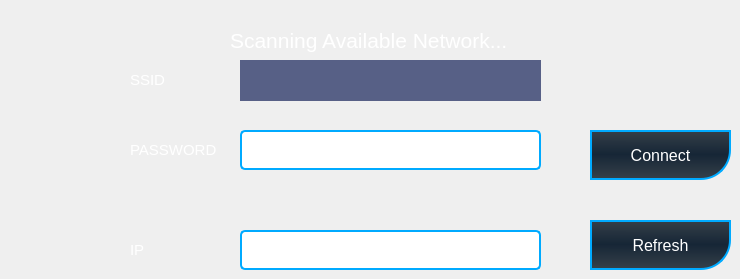
    <widget class="QWidget" name="page_12">
     <widget class="QComboBox" name="comboBox">
      <property name="geometry">
       <rect>
        <x>240</x>
        <y>60</y>
        <width>301</width>
        <height>41</height>
       </rect>
      </property>
      <property name="font">
       <font>
        <weight>75</weight>
        <bold>true</bold>
       </font>
      </property>
      <property name="styleSheet">
       <string notr="true">QComboBox{
border:                 none;
background-color:   rgb(87, 96, 134);
color:                      rgb(255,255,255);
font-weight:            bold;
padding:                    5px 

}

QComboBox::drop-down{
    border:                 none;
    background-color:   rgb(87, 96, 134);
    color:                      rgb(255, 255, 255);
    font-weight:            bold;
    padding:                    0px;
}

QComboBox::down-arrow{
    image:                      url(:/icons/combobox_down_arrow.png);
    padding-right:          5px;
}

QListView{
    border:                 none;
    color:                      rgb(87, 96, 134);
    background-color:    rgb(87, 96, 134);
    font-weight:            bold;
    selection-background-color: rgb(47, 175, 178);
    show-decoration-selected: 1;
    margin-left:                -10px;
    padding-left    :           15px;
}

QListView::item:hover{

    background-color:   rgb(47, 175, 178);
    border:                 none;
}</string>
      </property>
     </widget>
     <widget class="QLabel" name="label_21">
      <property name="geometry">
       <rect>
        <x>130</x>
        <y>70</y>
        <width>91</width>
        <height>20</height>
       </rect>
      </property>
      <property name="font">
       <font>
        <pointsize>11</pointsize>
       </font>
      </property>
      <property name="styleSheet">
       <string notr="true">color:rgb(255, 255, 255)</string>
      </property>
      <property name="text">
       <string>SSID</string>
      </property>
     </widget>
     <widget class="QLabel" name="label_22">
      <property name="geometry">
       <rect>
        <x>130</x>
        <y>140</y>
        <width>101</width>
        <height>20</height>
       </rect>
      </property>
      <property name="font">
       <font>
        <pointsize>11</pointsize>
       </font>
      </property>
      <property name="styleSheet">
       <string notr="true">color:rgb(255, 255, 255)</string>
      </property>
      <property name="text">
       <string>PASSWORD</string>
      </property>
     </widget>
     <widget class="QPushButton" name="pushButton_4">
      <property name="geometry">
       <rect>
        <x>250</x>
        <y>130</y>
        <width>281</width>
        <height>35</height>
       </rect>
      </property>
      <property name="styleSheet">
       <string notr="true">background:qlineargradient(spread:pad, x1:0, y1:0, x2:1, y2:0, stop:0 rgba(0, 0, 0, 0), stop:1 rgba(0,0,0,0));
border: 0px solid rgb(0, 170, 255);</string>
      </property>
      <property name="text">
       <string/>
      </property>
     </widget>
     <widget class="QLineEdit" name="lineEdit_5">
      <property name="geometry">
       <rect>
        <x>240</x>
        <y>130</y>
        <width>301</width>
        <height>40</height>
       </rect>
      </property>
      <property name="styleSheet">
       <string notr="true">
color:rgb(255, 255, 255);
border: 2px solid rgb(0, 170, 255);
border-radius :5px;</string>
      </property>
     </widget>
     <widget class="QLineEdit" name="lineEdit_6">
      <property name="geometry">
       <rect>
        <x>240</x>
        <y>230</y>
        <width>301</width>
        <height>40</height>
       </rect>
      </property>
      <property name="styleSheet">
       <string notr="true">
color:rgb(255, 255, 255);
border: 2px solid rgb(0, 170, 255);
border-radius :5px;</string>
      </property>
     </widget>
     <widget class="QLabel" name="label_23">
      <property name="geometry">
       <rect>
        <x>130</x>
        <y>240</y>
        <width>101</width>
        <height>20</height>
       </rect>
      </property>
      <property name="font">
       <font>
        <pointsize>11</pointsize>
       </font>
      </property>
      <property name="styleSheet">
       <string notr="true">color:rgb(255, 255, 255)</string>
      </property>
      <property name="text">
       <string>IP</string>
      </property>
     </widget>
     <widget class="QToolButton" name="toolButton_25">
      <property name="geometry">
       <rect>
        <x>590</x>
        <y>130</y>
        <width>141</width>
        <height>50</height>
       </rect>
      </property>
      <property name="font">
       <font>
        <pointsize>12</pointsize>
       </font>
      </property>
      <property name="styleSheet">
       <string notr="true">QToolButton {
background-color:qlineargradient(spread:reflect, x1:0.535816, y1:0.489, x2:0.53051, y2:1, stop:0 rgba(22, 38, 54,255), stop:1 rgba(55,65,74,255));
color:rgb(255, 255, 255);
border: 2px solid rgb(0, 170, 255);
border-bottom-right-radius :30px;
/*border-top-left-radius :30px;*/
/*border-radius: 10px;*/
}
QToolButton:pressed{
background-color:rgb(0, 170, 255)
}

</string>
      </property>
      <property name="text">
       <string>Connect</string>
      </property>
     </widget>
     <widget class="QToolButton" name="toolButton_26">
      <property name="geometry">
       <rect>
        <x>590</x>
        <y>220</y>
        <width>141</width>
        <height>50</height>
       </rect>
      </property>
      <property name="font">
       <font>
        <pointsize>12</pointsize>
       </font>
      </property>
      <property name="styleSheet">
       <string notr="true">QToolButton {
background-color:qlineargradient(spread:reflect, x1:0.535816, y1:0.489, x2:0.53051, y2:1, stop:0 rgba(22, 38, 54,255), stop:1 rgba(55,65,74,255));
color:rgb(255, 255, 255);
border: 2px solid rgb(0, 170, 255);
border-bottom-right-radius :30px;
/*border-top-left-radius :30px;*/
/*border-radius: 10px;*/
}
QToolButton:pressed{
background-color:rgb(0, 170, 255)
}

</string>
      </property>
      <property name="text">
       <string>Refresh</string>
      </property>
     </widget>
     <widget class="QLabel" name="label_32">
      <property name="geometry">
       <rect>
        <x>230</x>
        <y>20</y>
        <width>331</width>
        <height>41</height>
       </rect>
      </property>
      <property name="font">
       <font>
        <pointsize>16</pointsize>
       </font>
      </property>
      <property name="styleSheet">
       <string notr="true">color:rgb(255, 255, 255)</string>
      </property>
      <property name="text">
       <string>Scanning Available Network...</string>
      </property>
     </widget>
     <zorder>comboBox</zorder>
     <zorder>label_21</zorder>
     <zorder>label_22</zorder>
     <zorder>lineEdit_5</zorder>
     <zorder>lineEdit_6</zorder>
     <zorder>label_23</zorder>
     <zorder>toolButton_25</zorder>
     <zorder>toolButton_26</zorder>
     <zorder>pushButton_4</zorder>
     <zorder>label_32</zorder>
    </widget>
